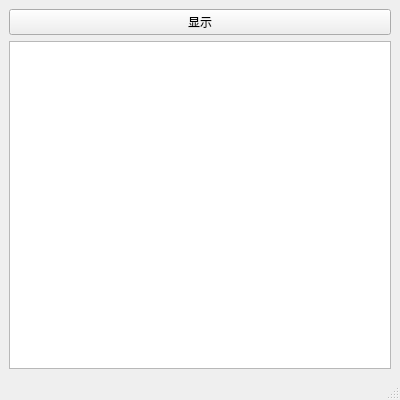
<?xml version="1.0" encoding="UTF-8"?>
<ui version="4.0">
 <class>MainWindow</class>
 <widget class="QMainWindow" name="MainWindow">
  <property name="geometry">
   <rect>
    <x>0</x>
    <y>0</y>
    <width>400</width>
    <height>400</height>
   </rect>
  </property>
  <property name="minimumSize">
   <size>
    <width>400</width>
    <height>400</height>
   </size>
  </property>
  <property name="maximumSize">
   <size>
    <width>400</width>
    <height>400</height>
   </size>
  </property>
  <property name="windowTitle">
   <string>MainWindow</string>
  </property>
  <widget class="QWidget" name="centralwidget">
   <layout class="QVBoxLayout" name="verticalLayout_2">
    <item>
     <layout class="QVBoxLayout" name="verticalLayout">
      <item>
       <widget class="QPushButton" name="pushButton">
        <property name="text">
         <string>显示</string>
        </property>
       </widget>
      </item>
      <item>
       <widget class="QTextEdit" name="textEdit"/>
      </item>
     </layout>
    </item>
   </layout>
  </widget>
  <widget class="QStatusBar" name="statusbar"/>
 </widget>
 <resources>
  <include location="res.qrc"/>
 </resources>
 <connections/>
</ui>
